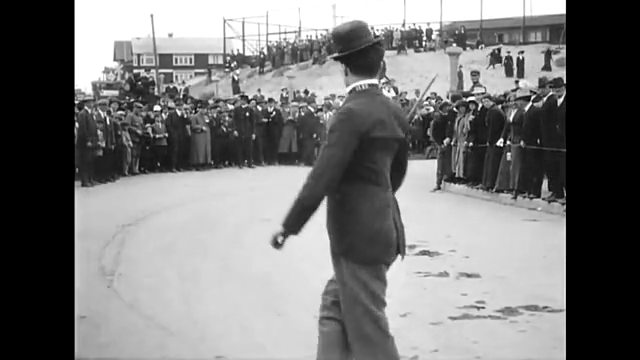
//> input picture frame 17 of spmallick-learnopencv/Tracking/chaplin.mp4, 640 x 360 px
$ ./tracking   (built with g++ and OpenCV 4)
//> lines starting //> are read from the running program, lines starting //| are printed output that depends on the picture
#include <opencv2/opencv.hpp>
#include <opencv2/tracking.hpp>

using namespace cv;
using namespace std;

#define SSTR(x) static_cast<std::ostringstream &>(std::ostringstream() << std::dec << x).str()

int main(int argc, char **argv)
{
    // List of tracker types in OpenCV 3.2
    string trackerTypes[7] = {"BOOSTING", "MIL", "KCF", "TLD", "MEDIANFLOW", "GOTURN", "CSRT"};

    // Create a tracker
    Ptr<Tracker> tracker;
    string trackerType = trackerTypes[argc == 2 ? atoi(argv[1]) : 2];
    if      (trackerType == "BOOSTING")   tracker = TrackerBoosting::create();
    else if (trackerType == "MIL")        tracker = TrackerMIL::create();
    else if (trackerType == "KCF")        tracker = TrackerKCF::create();
    else if (trackerType == "TLD")        tracker = TrackerTLD::create();
    else if (trackerType == "MEDIANFLOW") tracker = TrackerMedianFlow::create();
    else if (trackerType == "GOTURN")     tracker = TrackerGOTURN::create();
    else if (trackerType == "CSRT")       tracker = TrackerCSRT::create();

    // Read video
    VideoCapture video("chaplin.mp4");

    // Exit if video is not opened
    if (!video.isOpened()) {
        cerr << "Could not read video file" << endl;
        return 1;
    }

    // Read first frame
    Mat frame;
    bool ok = video.read(frame);
//> frame is the input picture: 360 rows x 640 cols, CV_8UC3; min 0, max 255, mean 121

    // Define initial bounding box
    Rect2d bbox(287, 23, 86, 320);

    // Uncomment the line below to select a different bounding box
    bbox = selectROI(frame, false);
//> the box from (160, 90) to (480, 270) is selected with the mouse
//> bbox = Rect(160, 90, 320, 180)

    // Display bounding box
    rectangle(frame, bbox, Scalar(255, 0, 0), 2, 1);
    imshow("Tracking", frame);

    tracker->init(frame, bbox);

    while (video.read(frame)) {
        // Start timer
        double timer = (double) getTickCount();

        // Update the tracking result
        bool ok = tracker->update(frame, bbox);
//> ok = true

        // Calculate Frames per seconds (FPS)
        float fps = getTickFrequency() / ((double) getTickCount() - timer);

        if (ok) {
            // Tracking success: Draw the tracked object
            rectangle(frame, bbox, Scalar(255, 0, 0), 2, 1);
        } else {
            // Tracking failure detected
            putText(frame, "Tracking failure detected", Point(100, 80), FONT_HERSHEY_SIMPLEX, 0.75, Scalar(0, 0, 255), 2);
        }

        // Display tracker type on frame
        putText(frame, trackerType + " Tracker", Point(100, 20), FONT_HERSHEY_SIMPLEX, 0.75, Scalar(50, 170, 50), 2);
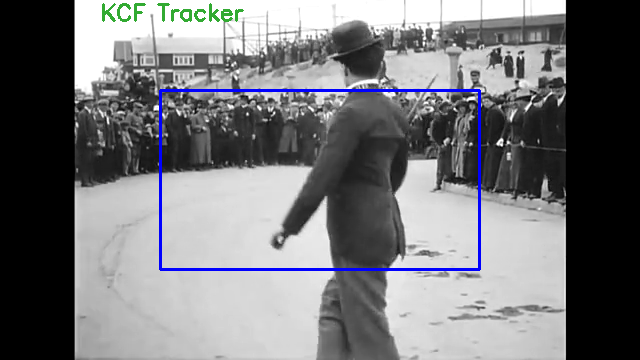
//> frame: 360 rows x 640 cols, CV_8UC3; mean B, G, R 121.3, 118.5, 118

        // Display FPS on frame
        putText(frame, "FPS: " + SSTR(int(fps)), Point(100, 50), FONT_HERSHEY_SIMPLEX, 0.75, Scalar(50, 170, 50), 2);

        // Display frame
        imshow("Tracking", frame);
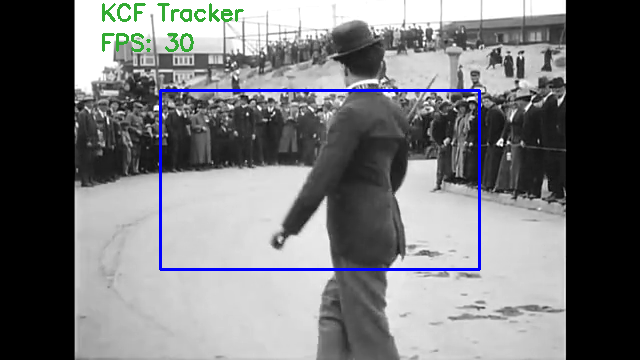
//> window 'Tracking': 360 rows x 640 cols, CV_8UC3; mean B, G, R 120.8, 118.3, 117.5

        // Exit if ESC pressed
        if (waitKey(1) == 27) {
//> the Esc key is pressed
            break;
        }
    }
}

$ run again, starting later in the video
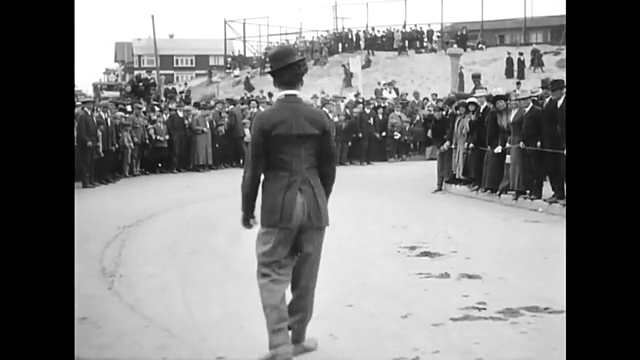
//> input picture frame 77 of spmallick-learnopencv/Tracking/chaplin.mp4, 640 x 360 px
//> frame is the input picture: 360 rows x 640 cols, CV_8UC3; min 0, max 255, mean 128.1
//> bbox = Rect(160, 90, 320, 180)
//> ok = true
//> `putText(frame, trackerType + " Tracker", Point(100, 20), FONT_HERSHEY_..`:
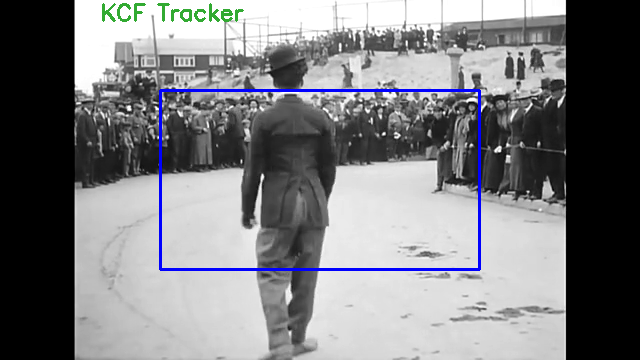
//> frame: 360 rows x 640 cols, CV_8UC3; mean B, G, R 128.4, 125.6, 125.1
//> `imshow("Tracking", frame);`:
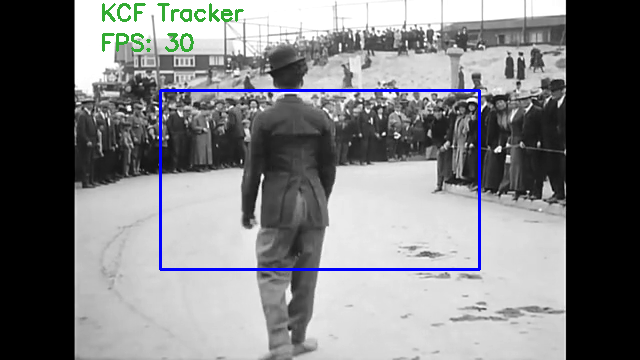
//> window 'Tracking': 360 rows x 640 cols, CV_8UC3; mean B, G, R 127.9, 125.4, 124.6

$ run again, starting later in the video
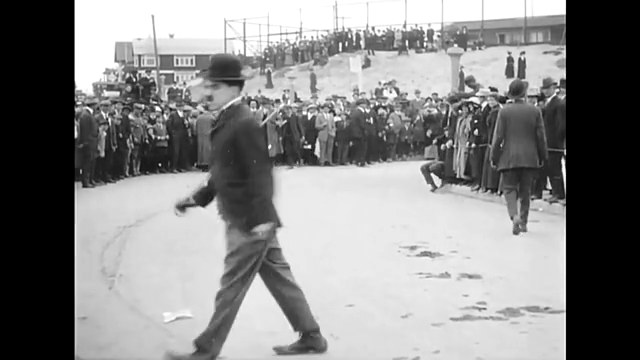
//> input picture frame 137 of spmallick-learnopencv/Tracking/chaplin.mp4, 640 x 360 px
//> frame is the input picture: 360 rows x 640 cols, CV_8UC3; min 0, max 255, mean 134.5
//> bbox = Rect(160, 90, 320, 180)
//> ok = true
//> `putText(frame, trackerType + " Tracker", Point(100, 20), FONT_HERSHEY_..`:
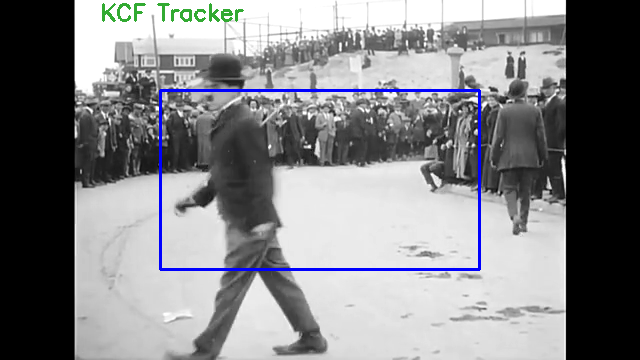
//> frame: 360 rows x 640 cols, CV_8UC3; mean B, G, R 134.7, 131.9, 131.4
//> `imshow("Tracking", frame);`:
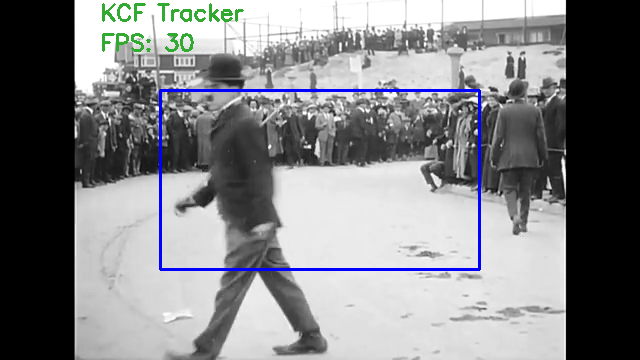
//> window 'Tracking': 360 rows x 640 cols, CV_8UC3; mean B, G, R 134.2, 131.7, 130.9
